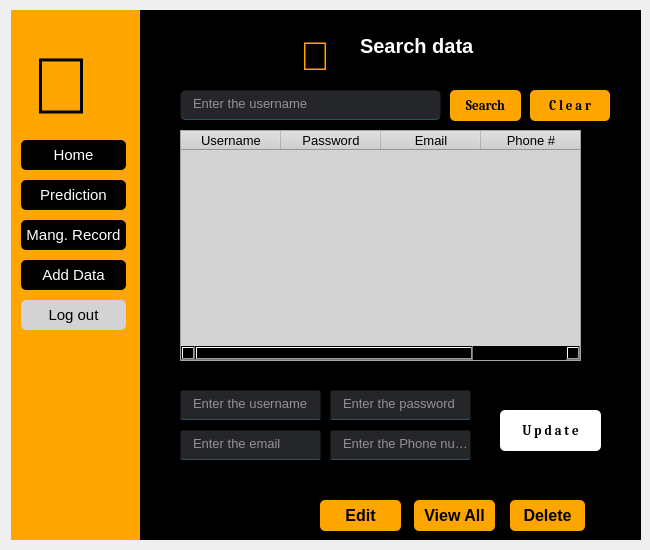
<?xml version="1.0" encoding="UTF-8"?>
<ui version="4.0">
 <class>Form</class>
 <widget class="QWidget" name="Form">
  <property name="geometry">
   <rect>
    <x>0</x>
    <y>0</y>
    <width>650</width>
    <height>550</height>
   </rect>
  </property>
  <property name="windowTitle">
   <string>Form</string>
  </property>
  <widget class="QWidget" name="navwidget" native="true">
   <property name="geometry">
    <rect>
     <x>11</x>
     <y>10</y>
     <width>130</width>
     <height>530</height>
    </rect>
   </property>
   <property name="styleSheet">
    <string notr="true">background-color:orange;</string>
   </property>
   <widget class="QPushButton" name="predformbutton">
    <property name="geometry">
     <rect>
      <x>10</x>
      <y>170</y>
      <width>105</width>
      <height>30</height>
     </rect>
    </property>
    <property name="font">
     <font>
      <pointsize>11</pointsize>
      <weight>50</weight>
      <bold>false</bold>
     </font>
    </property>
    <property name="styleSheet">
     <string notr="true">QPushButton#predformbutton{
background-color:black;
color:white;
border-radius:5px;
}

QPushButton#predformbutton:pressed{
background-color:orange;
}

</string>
    </property>
    <property name="text">
     <string>Prediction</string>
    </property>
   </widget>
   <widget class="QPushButton" name="viewbutton">
    <property name="geometry">
     <rect>
      <x>10</x>
      <y>210</y>
      <width>105</width>
      <height>30</height>
     </rect>
    </property>
    <property name="font">
     <font>
      <pointsize>11</pointsize>
      <weight>50</weight>
      <bold>false</bold>
     </font>
    </property>
    <property name="styleSheet">
     <string notr="true">QPushButton#viewbutton{
background-color:black;
color:white;
border-radius:5px;
}

QPushButton#viewbutton:pressed{
background-color:orange;
}

</string>
    </property>
    <property name="text">
     <string>Mang. Record</string>
    </property>
   </widget>
   <widget class="QPushButton" name="dbbutton">
    <property name="geometry">
     <rect>
      <x>10</x>
      <y>250</y>
      <width>105</width>
      <height>30</height>
     </rect>
    </property>
    <property name="font">
     <font>
      <pointsize>11</pointsize>
      <weight>50</weight>
      <bold>false</bold>
     </font>
    </property>
    <property name="styleSheet">
     <string notr="true">QPushButton#dbbutton{
background-color:black;
color:white;
border-radius:5px;
}

QPushButton#dbbutton:pressed{
background-color:orange;
}

</string>
    </property>
    <property name="text">
     <string>Add Data</string>
    </property>
   </widget>
   <widget class="QPushButton" name="logoutbutton">
    <property name="geometry">
     <rect>
      <x>10</x>
      <y>290</y>
      <width>105</width>
      <height>30</height>
     </rect>
    </property>
    <property name="font">
     <font>
      <pointsize>11</pointsize>
      <weight>50</weight>
      <bold>false</bold>
     </font>
    </property>
    <property name="styleSheet">
     <string notr="true">QPushButton#logoutbutton{
background-color:lightgrey;
color:black;
border-radius:5px;
}

QPushButton#logoutbutton:pressed{
background-color:orange;
}

</string>
    </property>
    <property name="text">
     <string>Log out</string>
    </property>
   </widget>
   <widget class="QLabel" name="label_3">
    <property name="geometry">
     <rect>
      <x>20</x>
      <y>40</y>
      <width>91</width>
      <height>71</height>
     </rect>
    </property>
    <property name="font">
     <font>
      <pointsize>60</pointsize>
      <weight>75</weight>
      <bold>true</bold>
     </font>
    </property>
    <property name="text">
     <string></string>
    </property>
   </widget>
   <widget class="QPushButton" name="homebutton">
    <property name="geometry">
     <rect>
      <x>10</x>
      <y>130</y>
      <width>105</width>
      <height>30</height>
     </rect>
    </property>
    <property name="font">
     <font>
      <pointsize>11</pointsize>
      <weight>50</weight>
      <bold>false</bold>
     </font>
    </property>
    <property name="styleSheet">
     <string notr="true">QPushButton#homebutton{
background-color:black;
color:white;
border-radius:5px;
}

QPushButton#homebutton:pressed{
background-color:orange;
}

</string>
    </property>
    <property name="text">
     <string>Home</string>
    </property>
   </widget>
  </widget>
  <widget class="QWidget" name="displaywidget" native="true">
   <property name="geometry">
    <rect>
     <x>140</x>
     <y>10</y>
     <width>501</width>
     <height>530</height>
    </rect>
   </property>
   <property name="styleSheet">
    <string notr="true">background-color:black;</string>
   </property>
   <widget class="QLabel" name="label">
    <property name="geometry">
     <rect>
      <x>220</x>
      <y>20</y>
      <width>131</width>
      <height>31</height>
     </rect>
    </property>
    <property name="font">
     <font>
      <pointsize>15</pointsize>
      <weight>75</weight>
      <bold>true</bold>
     </font>
    </property>
    <property name="styleSheet">
     <string notr="true">color:white;</string>
    </property>
    <property name="frameShape">
     <enum>QFrame::NoFrame</enum>
    </property>
    <property name="text">
     <string>Search data </string>
    </property>
   </widget>
   <widget class="QLabel" name="label_2">
    <property name="geometry">
     <rect>
      <x>160</x>
      <y>20</y>
      <width>41</width>
      <height>51</height>
     </rect>
    </property>
    <property name="font">
     <font>
      <pointsize>30</pointsize>
      <weight>75</weight>
      <bold>true</bold>
     </font>
    </property>
    <property name="styleSheet">
     <string notr="true">color:orange;</string>
    </property>
    <property name="text">
     <string></string>
    </property>
   </widget>
   <widget class="QPushButton" name="searchbutton">
    <property name="geometry">
     <rect>
      <x>310</x>
      <y>80</y>
      <width>71</width>
      <height>31</height>
     </rect>
    </property>
    <property name="font">
     <font>
      <family>Cambria</family>
      <pointsize>10</pointsize>
      <weight>75</weight>
      <bold>true</bold>
     </font>
    </property>
    <property name="styleSheet">
     <string notr="true">QPushButton#searchbutton{
background-color:orange;
color:black;
border-radius:5px;
}

QPushButton#searchbutton:pressed{
background-color:lightgrey;
}</string>
    </property>
    <property name="text">
     <string>Search</string>
    </property>
   </widget>
   <widget class="QPushButton" name="viewclearbutton">
    <property name="geometry">
     <rect>
      <x>390</x>
      <y>80</y>
      <width>80</width>
      <height>31</height>
     </rect>
    </property>
    <property name="font">
     <font>
      <family>Cambria</family>
      <pointsize>10</pointsize>
      <weight>75</weight>
      <bold>true</bold>
     </font>
    </property>
    <property name="styleSheet">
     <string notr="true">QPushButton#viewclearbutton{
background-color:orange;
color:black;
border-radius:5px;
}

QPushButton#viewclearbutton:pressed{
background-color:lightgrey;
}</string>
    </property>
    <property name="text">
     <string>C l e a r</string>
    </property>
   </widget>
   <widget class="QLineEdit" name="viewnamelineEdit">
    <property name="geometry">
     <rect>
      <x>40</x>
      <y>80</y>
      <width>261</width>
      <height>30</height>
     </rect>
    </property>
    <property name="font">
     <font>
      <pointsize>10</pointsize>
     </font>
    </property>
    <property name="styleSheet">
     <string notr="true">background-color:rgba(47,49,52,200);
color:white;
border-radius:5px;
padding-left:10px;
border:1px solid rgba(0,0,0,0);
border-bottom-color:rgba(46,82,101,255);
padding-bottom:3px;</string>
    </property>
    <property name="placeholderText">
     <string>Enter the username</string>
    </property>
   </widget>
   <widget class="QTableWidget" name="viewtable">
    <property name="geometry">
     <rect>
      <x>40</x>
      <y>120</y>
      <width>401</width>
      <height>231</height>
     </rect>
    </property>
    <property name="styleSheet">
     <string notr="true">background-color:lightgrey;</string>
    </property>
    <property name="editTriggers">
     <set>QAbstractItemView::NoEditTriggers</set>
    </property>
    <property name="selectionMode">
     <enum>QAbstractItemView::SingleSelection</enum>
    </property>
    <property name="selectionBehavior">
     <enum>QAbstractItemView::SelectRows</enum>
    </property>
    <column>
     <property name="text">
      <string>Username</string>
     </property>
     <property name="font">
      <font>
       <pointsize>10</pointsize>
      </font>
     </property>
    </column>
    <column>
     <property name="text">
      <string>Password</string>
     </property>
     <property name="font">
      <font>
       <pointsize>10</pointsize>
      </font>
     </property>
    </column>
    <column>
     <property name="text">
      <string>Email</string>
     </property>
     <property name="font">
      <font>
       <pointsize>10</pointsize>
      </font>
     </property>
    </column>
    <column>
     <property name="text">
      <string>Phone #</string>
     </property>
     <property name="font">
      <font>
       <pointsize>10</pointsize>
      </font>
     </property>
    </column>
   </widget>
   <widget class="QPushButton" name="delbutton">
    <property name="geometry">
     <rect>
      <x>370</x>
      <y>490</y>
      <width>75</width>
      <height>31</height>
     </rect>
    </property>
    <property name="font">
     <font>
      <pointsize>12</pointsize>
      <weight>75</weight>
      <bold>true</bold>
     </font>
    </property>
    <property name="styleSheet">
     <string notr="true">QPushButton#delbutton{
background-color:orange;
color:black;
border-radius:5px;
}

QPushButton#delbutton:pressed{
background-color:lightgrey;
}</string>
    </property>
    <property name="text">
     <string>Delete</string>
    </property>
   </widget>
   <widget class="QPushButton" name="viewallbutton">
    <property name="geometry">
     <rect>
      <x>274</x>
      <y>490</y>
      <width>81</width>
      <height>31</height>
     </rect>
    </property>
    <property name="font">
     <font>
      <pointsize>12</pointsize>
      <weight>75</weight>
      <bold>true</bold>
     </font>
    </property>
    <property name="styleSheet">
     <string notr="true">QPushButton#viewallbutton{
background-color:orange;
color:black;
border-radius:5px;
}

QPushButton#viewallbutton:pressed{
background-color:lightgrey;
}</string>
    </property>
    <property name="text">
     <string>View All</string>
    </property>
   </widget>
   <widget class="QPushButton" name="editbutton">
    <property name="geometry">
     <rect>
      <x>180</x>
      <y>490</y>
      <width>81</width>
      <height>31</height>
     </rect>
    </property>
    <property name="font">
     <font>
      <pointsize>12</pointsize>
      <weight>75</weight>
      <bold>true</bold>
     </font>
    </property>
    <property name="styleSheet">
     <string notr="true">QPushButton#editbutton{
background-color:orange;
color:black;
border-radius:5px;
}

QPushButton#editbutton:pressed{
background-color:lightgrey;
}</string>
    </property>
    <property name="text">
     <string>Edit</string>
    </property>
   </widget>
   <widget class="QLineEdit" name="uemailline">
    <property name="geometry">
     <rect>
      <x>40</x>
      <y>420</y>
      <width>141</width>
      <height>30</height>
     </rect>
    </property>
    <property name="font">
     <font>
      <pointsize>10</pointsize>
     </font>
    </property>
    <property name="styleSheet">
     <string notr="true">background-color:rgba(47,49,52,200);
color:white;
border-radius:2px;
padding-left:10px;
border:1px solid rgba(0,0,0,0);
border-bottom-color:rgba(46,82,101,255);
padding-bottom:3px;</string>
    </property>
    <property name="placeholderText">
     <string>Enter the email</string>
    </property>
   </widget>
   <widget class="QLineEdit" name="upassline">
    <property name="geometry">
     <rect>
      <x>190</x>
      <y>380</y>
      <width>141</width>
      <height>30</height>
     </rect>
    </property>
    <property name="font">
     <font>
      <pointsize>10</pointsize>
     </font>
    </property>
    <property name="styleSheet">
     <string notr="true">background-color:rgba(47,49,52,200);
color:white;
border-radius:2px;
padding-left:10px;
border:1px solid rgba(0,0,0,0);
border-bottom-color:rgba(46,82,101,255);
padding-bottom:3px;</string>
    </property>
    <property name="echoMode">
     <enum>QLineEdit::Normal</enum>
    </property>
    <property name="placeholderText">
     <string>Enter the password</string>
    </property>
   </widget>
   <widget class="QLineEdit" name="uphoneline">
    <property name="geometry">
     <rect>
      <x>190</x>
      <y>420</y>
      <width>141</width>
      <height>30</height>
     </rect>
    </property>
    <property name="font">
     <font>
      <pointsize>10</pointsize>
     </font>
    </property>
    <property name="styleSheet">
     <string notr="true">background-color:rgba(47,49,52,200);
color:white;
border-radius:2px;
padding-left:10px;
border:1px solid rgba(0,0,0,0);
border-bottom-color:rgba(46,82,101,255);
padding-bottom:3px;</string>
    </property>
    <property name="placeholderText">
     <string>Enter the Phone number </string>
    </property>
   </widget>
   <widget class="QPushButton" name="ubutton">
    <property name="geometry">
     <rect>
      <x>360</x>
      <y>400</y>
      <width>101</width>
      <height>41</height>
     </rect>
    </property>
    <property name="font">
     <font>
      <family>Cambria</family>
      <pointsize>10</pointsize>
      <weight>75</weight>
      <bold>true</bold>
     </font>
    </property>
    <property name="styleSheet">
     <string notr="true">QPushButton#ubutton{
background-color:white;
color:black;
border-radius:5px;
}

QPushButton#ubutton:pressed{
background-color:lightgrey;
}</string>
    </property>
    <property name="text">
     <string>U p d a t e</string>
    </property>
   </widget>
   <widget class="QLineEdit" name="unameline">
    <property name="geometry">
     <rect>
      <x>40</x>
      <y>380</y>
      <width>141</width>
      <height>30</height>
     </rect>
    </property>
    <property name="font">
     <font>
      <pointsize>10</pointsize>
     </font>
    </property>
    <property name="styleSheet">
     <string notr="true">background-color:rgba(47,49,52,200);
color:white;
border-radius:2px;
padding-left:10px;
border:1px solid rgba(0,0,0,0);
border-bottom-color:rgba(46,82,101,255);
padding-bottom:3px;</string>
    </property>
    <property name="placeholderText">
     <string>Enter the username</string>
    </property>
   </widget>
  </widget>
 </widget>
 <resources/>
 <connections/>
</ui>
